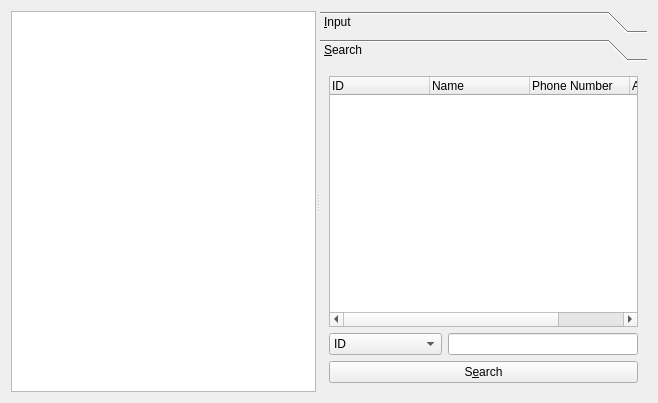
<?xml version="1.0" encoding="UTF-8"?>
<ui version="4.0">
 <class>ClientManagerForm</class>
 <widget class="QWidget" name="ClientManagerForm">
  <property name="geometry">
   <rect>
    <x>0</x>
    <y>0</y>
    <width>658</width>
    <height>403</height>
   </rect>
  </property>
  <property name="windowTitle">
   <string>Client Info</string>
  </property>
  <property name="windowOpacity">
   <double>1.000000000000000</double>
  </property>
  <layout class="QVBoxLayout" name="verticalLayout_2">
   <item>
    <widget class="QSplitter" name="splitter">
     <property name="orientation">
      <enum>Qt::Horizontal</enum>
     </property>
     <widget class="QWidget" name="layoutWidget">
      <layout class="QVBoxLayout" name="listVerticalLayout">
       <item>
        <widget class="QTableView" name="tableView">
         <property name="editTriggers">
          <set>QAbstractItemView::NoEditTriggers</set>
         </property>
         <property name="selectionBehavior">
          <enum>QAbstractItemView::SelectRows</enum>
         </property>
         <property name="showGrid">
          <bool>true</bool>
         </property>
         <property name="gridStyle">
          <enum>Qt::SolidLine</enum>
         </property>
         <property name="wordWrap">
          <bool>true</bool>
         </property>
         <property name="cornerButtonEnabled">
          <bool>true</bool>
         </property>
         <attribute name="horizontalHeaderVisible">
          <bool>true</bool>
         </attribute>
         <attribute name="verticalHeaderVisible">
          <bool>false</bool>
         </attribute>
        </widget>
       </item>
      </layout>
     </widget>
     <widget class="QToolBox" name="toolBox">
      <property name="currentIndex">
       <number>1</number>
      </property>
      <widget class="QWidget" name="inputPage">
       <property name="geometry">
        <rect>
         <x>0</x>
         <y>0</y>
         <width>328</width>
         <height>343</height>
        </rect>
       </property>
       <attribute name="label">
        <string>&amp;Input</string>
       </attribute>
       <layout class="QVBoxLayout" name="verticalLayout">
        <item>
         <layout class="QFormLayout" name="clientFormLayout">
          <item row="0" column="0">
           <widget class="QLabel" name="idLabel">
            <property name="text">
             <string>ID</string>
            </property>
            <property name="buddy">
             <cstring>idLineEdit</cstring>
            </property>
           </widget>
          </item>
          <item row="1" column="0">
           <widget class="QLabel" name="nameLabel">
            <property name="text">
             <string>&amp;Name</string>
            </property>
            <property name="buddy">
             <cstring>nameLineEdit</cstring>
            </property>
           </widget>
          </item>
          <item row="3" column="0">
           <widget class="QLabel" name="addressLabel">
            <property name="text">
             <string>&amp;Address</string>
            </property>
            <property name="buddy">
             <cstring>addressLineEdit</cstring>
            </property>
           </widget>
          </item>
          <item row="2" column="0">
           <widget class="QLabel" name="phoneNumberLabel">
            <property name="text">
             <string>&amp;Phone Number</string>
            </property>
            <property name="buddy">
             <cstring>phoneNumberLineEdit</cstring>
            </property>
           </widget>
          </item>
          <item row="0" column="1">
           <widget class="QLineEdit" name="idLineEdit">
            <property name="inputMask">
             <string/>
            </property>
            <property name="readOnly">
             <bool>true</bool>
            </property>
            <property name="placeholderText">
             <string/>
            </property>
           </widget>
          </item>
          <item row="1" column="1">
           <widget class="QLineEdit" name="nameLineEdit"/>
          </item>
          <item row="2" column="1">
           <widget class="QLineEdit" name="phoneNumberLineEdit">
            <property name="inputMask">
             <string>999-0000-9999</string>
            </property>
            <property name="cursorMoveStyle">
             <enum>Qt::VisualMoveStyle</enum>
            </property>
           </widget>
          </item>
          <item row="3" column="1">
           <widget class="QLineEdit" name="addressLineEdit"/>
          </item>
         </layout>
        </item>
        <item>
         <spacer name="verticalSpacer">
          <property name="orientation">
           <enum>Qt::Vertical</enum>
          </property>
          <property name="sizeHint" stdset="0">
           <size>
            <width>20</width>
            <height>40</height>
           </size>
          </property>
         </spacer>
        </item>
        <item>
         <layout class="QHBoxLayout" name="addHorizontalLayout">
          <item>
           <widget class="QPushButton" name="addPushButton">
            <property name="text">
             <string>&amp;Add</string>
            </property>
           </widget>
          </item>
          <item>
           <widget class="QPushButton" name="modifyPushButton">
            <property name="text">
             <string>&amp;Modify</string>
            </property>
           </widget>
          </item>
         </layout>
        </item>
       </layout>
      </widget>
      <widget class="QWidget" name="searchPage">
       <property name="geometry">
        <rect>
         <x>0</x>
         <y>0</y>
         <width>328</width>
         <height>343</height>
        </rect>
       </property>
       <attribute name="label">
        <string>&amp;Search</string>
       </attribute>
       <layout class="QVBoxLayout" name="verticalLayout_3">
        <item>
         <widget class="QTreeWidget" name="searchTreeWidget">
          <property name="rootIsDecorated">
           <bool>false</bool>
          </property>
          <column>
           <property name="text">
            <string>ID</string>
           </property>
          </column>
          <column>
           <property name="text">
            <string>Name</string>
           </property>
          </column>
          <column>
           <property name="text">
            <string>Phone Number</string>
           </property>
          </column>
          <column>
           <property name="text">
            <string>Address</string>
           </property>
          </column>
         </widget>
        </item>
        <item>
         <layout class="QHBoxLayout" name="horizontalLayout">
          <item>
           <widget class="QComboBox" name="searchComboBox">
            <item>
             <property name="text">
              <string>ID</string>
             </property>
            </item>
            <item>
             <property name="text">
              <string>Name</string>
             </property>
            </item>
            <item>
             <property name="text">
              <string>Phone Number</string>
             </property>
            </item>
            <item>
             <property name="text">
              <string>Address</string>
             </property>
            </item>
           </widget>
          </item>
          <item>
           <widget class="QLineEdit" name="searchLineEdit"/>
          </item>
         </layout>
        </item>
        <item>
         <widget class="QPushButton" name="searchPushButton">
          <property name="text">
           <string>S&amp;earch</string>
          </property>
         </widget>
        </item>
       </layout>
      </widget>
     </widget>
    </widget>
   </item>
  </layout>
 </widget>
 <resources/>
 <connections/>
</ui>
